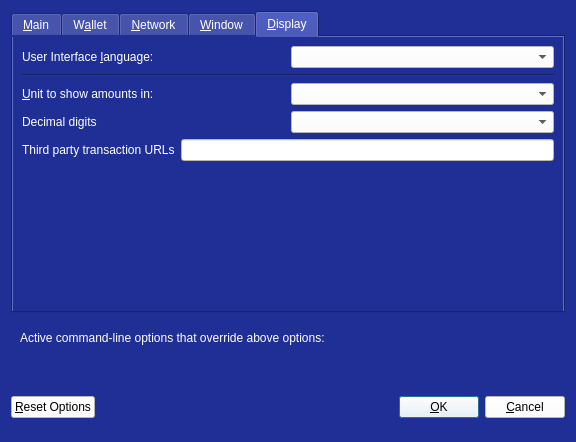
<?xml version="1.0" encoding="UTF-8"?>
<ui version="4.0">
 <class>OptionsDialog</class>
 <widget class="QDialog" name="OptionsDialog">
  <property name="geometry">
   <rect>
    <x>0</x>
    <y>0</y>
    <width>576</width>
    <height>442</height>
   </rect>
  </property>
  <property name="windowTitle">
   <string>Options</string>
  </property>
  <property name="styleSheet">
   <string notr="true">background-color: rgb(32, 47, 149);
color: rgb(255, 255, 255);
font: 57 8pt &quot;Dosis&quot;;</string>
  </property>
  <property name="modal">
   <bool>true</bool>
  </property>
  <layout class="QVBoxLayout" name="verticalLayout">
   <item>
    <widget class="QTabWidget" name="tabWidget">
     <property name="currentIndex">
      <number>4</number>
     </property>
     <widget class="QWidget" name="tabMain">
      <attribute name="title">
       <string>&amp;Main</string>
      </attribute>
      <layout class="QVBoxLayout" name="verticalLayout_Main">
       <item>
        <widget class="QCheckBox" name="bitcoinAtStartup">
         <property name="toolTip">
          <string>Automatically start Bitcoin Green after logging in to the system.</string>
         </property>
         <property name="text">
          <string>&amp;Start Bitcoin Green on system login</string>
         </property>
        </widget>
       </item>
       <item>
        <layout class="QHBoxLayout" name="horizontalLayout_2_Main">
         <item>
          <widget class="QLabel" name="databaseCacheLabel">
           <property name="text">
            <string>Size of &amp;database cache</string>
           </property>
           <property name="textFormat">
            <enum>Qt::PlainText</enum>
           </property>
           <property name="buddy">
            <cstring>databaseCache</cstring>
           </property>
          </widget>
         </item>
         <item>
          <widget class="QSpinBox" name="databaseCache">
           <property name="styleSheet">
            <string notr="true">background-color: rgb(255, 255, 255);
color: rgb(0, 0, 0);</string>
           </property>
          </widget>
         </item>
         <item>
          <widget class="QLabel" name="databaseCacheUnitLabel">
           <property name="text">
            <string>MB</string>
           </property>
           <property name="textFormat">
            <enum>Qt::PlainText</enum>
           </property>
          </widget>
         </item>
         <item>
          <spacer name="horizontalSpacer_2_Main">
           <property name="orientation">
            <enum>Qt::Horizontal</enum>
           </property>
           <property name="sizeHint" stdset="0">
            <size>
             <width>40</width>
             <height>20</height>
            </size>
           </property>
          </spacer>
         </item>
        </layout>
       </item>
       <item>
        <layout class="QHBoxLayout" name="horizontalLayout_3_Main">
         <item>
          <widget class="QLabel" name="threadsScriptVerifLabel">
           <property name="text">
            <string>Number of script &amp;verification threads</string>
           </property>
           <property name="textFormat">
            <enum>Qt::PlainText</enum>
           </property>
           <property name="buddy">
            <cstring>threadsScriptVerif</cstring>
           </property>
          </widget>
         </item>
         <item>
          <widget class="QSpinBox" name="threadsScriptVerif">
           <property name="toolTip">
            <string>(0 = auto, &lt;0 = leave that many cores free)</string>
           </property>
           <property name="styleSheet">
            <string notr="true">color: rgb(0, 0, 0);
background-color: rgb(255, 255, 255);</string>
           </property>
          </widget>
         </item>
         <item>
          <spacer name="horizontalSpacer_3_Main">
           <property name="orientation">
            <enum>Qt::Horizontal</enum>
           </property>
           <property name="sizeHint" stdset="0">
            <size>
             <width>40</width>
             <height>20</height>
            </size>
           </property>
          </spacer>
         </item>
        </layout>
       </item>
       <item>
        <spacer name="verticalSpacer_2">
         <property name="orientation">
          <enum>Qt::Vertical</enum>
         </property>
         <property name="sizeHint" stdset="0">
          <size>
           <width>20</width>
           <height>40</height>
          </size>
         </property>
        </spacer>
       </item>
      </layout>
     </widget>
     <widget class="QWidget" name="tabWallet">
      <attribute name="title">
       <string>W&amp;allet</string>
      </attribute>
      <layout class="QVBoxLayout" name="verticalLayout_Wallet">
       <item>
        <layout class="QHBoxLayout" name="horizontalLayout_2_Wallet">
         <item>
          <widget class="QLabel" name="labelStakeSplitThresholdText">
           <property name="text">
            <string>Stake split threshold:</string>
           </property>
          </widget>
         </item>
         <item>
          <widget class="QSpinBox" name="spinBoxStakeSplitThreshold">
           <property name="styleSheet">
            <string notr="true">background-color: rgb(255, 255, 255);
color: rgb(0, 0, 0);</string>
           </property>
           <property name="minimum">
            <number>1</number>
           </property>
           <property name="maximum">
            <number>999999</number>
           </property>
          </widget>
         </item>
        </layout>
       </item>
       <item>
        <widget class="QGroupBox" name="groupBox">
         <property name="title">
          <string>Expert</string>
         </property>
         <layout class="QVBoxLayout" name="verticalLayout_2">
          <item>
           <widget class="QCheckBox" name="coinControlFeatures">
            <property name="toolTip">
             <string>Whether to show coin control features or not.</string>
            </property>
            <property name="text">
             <string>Enable coin &amp;control features</string>
            </property>
           </widget>
          </item>
          <item>
           <widget class="QCheckBox" name="showMasternodesTab">
            <property name="toolTip">
             <string>Show additional tab listing all your masternodes in first sub-tab&lt;br/&gt;and all masternodes on the network in second sub-tab.</string>
            </property>
            <property name="text">
             <string>Show Masternodes Tab</string>
            </property>
           </widget>
          </item>
          <item>
           <widget class="QCheckBox" name="spendZeroConfChange">
            <property name="toolTip">
             <string>If you disable the spending of unconfirmed change, the change from a transaction&lt;br/&gt;cannot be used until that transaction has at least one confirmation.&lt;br/&gt;This also affects how your balance is computed.</string>
            </property>
            <property name="text">
             <string>&amp;Spend unconfirmed change</string>
            </property>
           </widget>
          </item>
         </layout>
        </widget>
       </item>
       <item>
        <spacer name="verticalSpacer_Wallet">
         <property name="orientation">
          <enum>Qt::Vertical</enum>
         </property>
         <property name="sizeHint" stdset="0">
          <size>
           <width>20</width>
           <height>40</height>
          </size>
         </property>
        </spacer>
       </item>
      </layout>
     </widget>
     <widget class="QWidget" name="tabNetwork">
      <attribute name="title">
       <string>&amp;Network</string>
      </attribute>
      <layout class="QVBoxLayout" name="verticalLayout_Network">
       <item>
        <widget class="QCheckBox" name="mapPortUpnp">
         <property name="toolTip">
          <string>Automatically open the Bitcoin Green client port on the router. This only works when your router supports UPnP and it is enabled.</string>
         </property>
         <property name="text">
          <string>Map port using &amp;UPnP</string>
         </property>
        </widget>
       </item>
       <item>
        <widget class="QCheckBox" name="allowIncoming">
         <property name="toolTip">
          <string>Accept connections from outside</string>
         </property>
         <property name="text">
          <string>Allow incoming connections</string>
         </property>
        </widget>
       </item>
       <item>
        <widget class="QCheckBox" name="connectSocks">
         <property name="toolTip">
          <string>Connect to the Bitcoin Green network through a SOCKS5 proxy.</string>
         </property>
         <property name="text">
          <string>&amp;Connect through SOCKS5 proxy (default proxy):</string>
         </property>
        </widget>
       </item>
       <item>
        <layout class="QHBoxLayout" name="horizontalLayout_1_Network">
         <item>
          <widget class="QLabel" name="proxyIpLabel">
           <property name="text">
            <string>Proxy &amp;IP:</string>
           </property>
           <property name="textFormat">
            <enum>Qt::PlainText</enum>
           </property>
           <property name="buddy">
            <cstring>proxyIp</cstring>
           </property>
          </widget>
         </item>
         <item>
          <widget class="QValidatedLineEdit" name="proxyIp">
           <property name="minimumSize">
            <size>
             <width>140</width>
             <height>0</height>
            </size>
           </property>
           <property name="maximumSize">
            <size>
             <width>140</width>
             <height>16777215</height>
            </size>
           </property>
           <property name="toolTip">
            <string>IP address of the proxy (e.g. IPv4: 127.0.0.1 / IPv6: ::1)</string>
           </property>
           <property name="styleSheet">
            <string notr="true">background-color: rgb(255, 255, 255);
color: rgb(0, 0, 0);</string>
           </property>
          </widget>
         </item>
         <item>
          <widget class="QLabel" name="proxyPortLabel">
           <property name="text">
            <string>&amp;Port:</string>
           </property>
           <property name="textFormat">
            <enum>Qt::PlainText</enum>
           </property>
           <property name="buddy">
            <cstring>proxyPort</cstring>
           </property>
          </widget>
         </item>
         <item>
          <widget class="QLineEdit" name="proxyPort">
           <property name="minimumSize">
            <size>
             <width>55</width>
             <height>0</height>
            </size>
           </property>
           <property name="maximumSize">
            <size>
             <width>55</width>
             <height>16777215</height>
            </size>
           </property>
           <property name="toolTip">
            <string>Port of the proxy (e.g. 9050)</string>
           </property>
           <property name="styleSheet">
            <string notr="true">color: rgb(0, 0, 0);
background-color: rgb(255, 255, 255);</string>
           </property>
          </widget>
         </item>
         <item>
          <spacer name="horizontalSpacer_1_Network">
           <property name="orientation">
            <enum>Qt::Horizontal</enum>
           </property>
           <property name="sizeHint" stdset="0">
            <size>
             <width>40</width>
             <height>20</height>
            </size>
           </property>
          </spacer>
         </item>
        </layout>
       </item>
       <item>
        <spacer name="verticalSpacer_Network">
         <property name="orientation">
          <enum>Qt::Vertical</enum>
         </property>
         <property name="sizeHint" stdset="0">
          <size>
           <width>20</width>
           <height>40</height>
          </size>
         </property>
        </spacer>
       </item>
      </layout>
     </widget>
     <widget class="QWidget" name="tabWindow">
      <attribute name="title">
       <string>&amp;Window</string>
      </attribute>
      <layout class="QVBoxLayout" name="verticalLayout_Window">
       <item>
        <widget class="QCheckBox" name="minimizeToTray">
         <property name="toolTip">
          <string>Show only a tray icon after minimizing the window.</string>
         </property>
         <property name="text">
          <string>&amp;Minimize to the tray instead of the taskbar</string>
         </property>
        </widget>
       </item>
       <item>
        <widget class="QCheckBox" name="minimizeOnClose">
         <property name="toolTip">
          <string>Minimize instead of exit the application when the window is closed. When this option is enabled, the application will be closed only after selecting Quit in the menu.</string>
         </property>
         <property name="text">
          <string>M&amp;inimize on close</string>
         </property>
        </widget>
       </item>
       <item>
        <spacer name="verticalSpacer_Window">
         <property name="orientation">
          <enum>Qt::Vertical</enum>
         </property>
         <property name="sizeHint" stdset="0">
          <size>
           <width>20</width>
           <height>40</height>
          </size>
         </property>
        </spacer>
       </item>
      </layout>
     </widget>
     <widget class="QWidget" name="tabDisplay">
      <attribute name="title">
       <string>&amp;Display</string>
      </attribute>
      <layout class="QVBoxLayout" name="verticalLayout_Display">
       <item>
        <layout class="QHBoxLayout" name="horizontalLayout_1_Display">
         <item>
          <widget class="QLabel" name="langLabel">
           <property name="text">
            <string>User Interface &amp;language:</string>
           </property>
           <property name="textFormat">
            <enum>Qt::PlainText</enum>
           </property>
           <property name="buddy">
            <cstring>lang</cstring>
           </property>
          </widget>
         </item>
         <item>
          <widget class="QValueComboBox" name="lang">
           <property name="toolTip">
            <string>The user interface language can be set here. This setting will take effect after restarting Bitcoin Green.</string>
           </property>
           <property name="styleSheet">
            <string notr="true">background-color: rgb(255, 255, 255);
color: rgb(0, 0, 0);</string>
           </property>
          </widget>
         </item>
        </layout>
       </item>
       <item>
        <widget class="Line" name="line">
         <property name="orientation">
          <enum>Qt::Horizontal</enum>
         </property>
        </widget>
       </item>
       <item>
        <layout class="QHBoxLayout" name="horizontalLayout_2_Display">
         <item>
          <widget class="QLabel" name="unitLabel">
           <property name="text">
            <string>&amp;Unit to show amounts in:</string>
           </property>
           <property name="textFormat">
            <enum>Qt::PlainText</enum>
           </property>
           <property name="buddy">
            <cstring>unit</cstring>
           </property>
          </widget>
         </item>
         <item>
          <widget class="QValueComboBox" name="unit">
           <property name="toolTip">
            <string>Choose the default subdivision unit to show in the interface and when sending coins.</string>
           </property>
           <property name="styleSheet">
            <string notr="true">color: rgb(0, 0, 0);
background-color: rgb(255, 255, 255);</string>
           </property>
          </widget>
         </item>
        </layout>
       </item>
       <item>
        <layout class="QHBoxLayout" name="horizontalLayout_5_Display">
         <item>
          <widget class="QLabel" name="digitsLabel">
           <property name="text">
            <string>Decimal digits</string>
           </property>
          </widget>
         </item>
         <item>
          <widget class="QValueComboBox" name="digits">
           <property name="styleSheet">
            <string notr="true">background-color: rgb(255, 255, 255);
color: rgb(0, 0, 0);</string>
           </property>
          </widget>
         </item>
        </layout>
       </item>
       <item>
        <layout class="QHBoxLayout" name="horizontalLayout_3_Display">
         <item>
          <widget class="QLabel" name="thirdPartyTxUrlsLabel">
           <property name="toolTip">
            <string>Third party URLs (e.g. a block explorer) that appear in the transactions tab as context menu items. %s in the URL is replaced by transaction hash. Multiple URLs are separated by vertical bar |.</string>
           </property>
           <property name="text">
            <string>Third party transaction URLs</string>
           </property>
           <property name="buddy">
            <cstring>thirdPartyTxUrls</cstring>
           </property>
          </widget>
         </item>
         <item>
          <widget class="QLineEdit" name="thirdPartyTxUrls">
           <property name="toolTip">
            <string>Third party URLs (e.g. a block explorer) that appear in the transactions tab as context menu items. %s in the URL is replaced by transaction hash. Multiple URLs are separated by vertical bar |.</string>
           </property>
           <property name="styleSheet">
            <string notr="true">background-color: rgb(255, 255, 255);
color: rgb(0, 0, 0);</string>
           </property>
          </widget>
         </item>
        </layout>
       </item>
       <item>
        <spacer name="verticalSpacer">
         <property name="orientation">
          <enum>Qt::Vertical</enum>
         </property>
         <property name="sizeHint" stdset="0">
          <size>
           <width>20</width>
           <height>40</height>
          </size>
         </property>
        </spacer>
       </item>
      </layout>
     </widget>
    </widget>
   </item>
   <item>
    <widget class="QFrame" name="frame">
     <layout class="QVBoxLayout" name="verticalLayout_Bottom">
      <item>
       <layout class="QHBoxLayout" name="horizontalLayout_Bottom">
        <item>
         <widget class="QLabel" name="overriddenByCommandLineInfoLabel">
          <property name="text">
           <string>Active command-line options that override above options:</string>
          </property>
          <property name="textFormat">
           <enum>Qt::PlainText</enum>
          </property>
         </widget>
        </item>
        <item>
         <spacer name="horizontalSpacer_Bottom">
          <property name="orientation">
           <enum>Qt::Horizontal</enum>
          </property>
          <property name="sizeHint" stdset="0">
           <size>
            <width>40</width>
            <height>20</height>
           </size>
          </property>
         </spacer>
        </item>
       </layout>
      </item>
      <item>
       <widget class="QLabel" name="overriddenByCommandLineLabel">
        <property name="text">
         <string/>
        </property>
        <property name="textFormat">
         <enum>Qt::PlainText</enum>
        </property>
        <property name="wordWrap">
         <bool>true</bool>
        </property>
       </widget>
      </item>
     </layout>
    </widget>
   </item>
   <item>
    <layout class="QHBoxLayout" name="horizontalLayout_Buttons">
     <item>
      <widget class="QPushButton" name="resetButton">
       <property name="toolTip">
        <string>Reset all client options to default.</string>
       </property>
       <property name="styleSheet">
        <string notr="true">background-color: rgb(255, 255, 255);
color: rgb(0, 0, 0);</string>
       </property>
       <property name="text">
        <string>&amp;Reset Options</string>
       </property>
       <property name="autoDefault">
        <bool>false</bool>
       </property>
      </widget>
     </item>
     <item>
      <spacer name="horizontalSpacer_1">
       <property name="orientation">
        <enum>Qt::Horizontal</enum>
       </property>
       <property name="sizeHint" stdset="0">
        <size>
         <width>40</width>
         <height>48</height>
        </size>
       </property>
      </spacer>
     </item>
     <item>
      <widget class="QLabel" name="statusLabel">
       <property name="minimumSize">
        <size>
         <width>200</width>
         <height>0</height>
        </size>
       </property>
       <property name="font">
        <font>
         <family>Dosis</family>
         <pointsize>8</pointsize>
         <weight>7</weight>
         <italic>false</italic>
         <bold>false</bold>
        </font>
       </property>
       <property name="text">
        <string/>
       </property>
       <property name="textFormat">
        <enum>Qt::PlainText</enum>
       </property>
       <property name="wordWrap">
        <bool>true</bool>
       </property>
      </widget>
     </item>
     <item>
      <spacer name="horizontalSpacer_2">
       <property name="orientation">
        <enum>Qt::Horizontal</enum>
       </property>
       <property name="sizeHint" stdset="0">
        <size>
         <width>40</width>
         <height>48</height>
        </size>
       </property>
      </spacer>
     </item>
     <item>
      <widget class="QPushButton" name="okButton">
       <property name="styleSheet">
        <string notr="true">background-color: rgb(255, 255, 255);
color: rgb(0, 0, 0);</string>
       </property>
       <property name="text">
        <string>&amp;OK</string>
       </property>
       <property name="autoDefault">
        <bool>false</bool>
       </property>
       <property name="default">
        <bool>true</bool>
       </property>
      </widget>
     </item>
     <item>
      <widget class="QPushButton" name="cancelButton">
       <property name="styleSheet">
        <string notr="true">background-color: rgb(255, 255, 255);
color: rgb(0, 0, 0);</string>
       </property>
       <property name="text">
        <string>&amp;Cancel</string>
       </property>
       <property name="autoDefault">
        <bool>false</bool>
       </property>
      </widget>
     </item>
    </layout>
   </item>
  </layout>
 </widget>
 <customwidgets>
  <customwidget>
   <class>QValidatedLineEdit</class>
   <extends>QLineEdit</extends>
   <header>qvalidatedlineedit.h</header>
  </customwidget>
  <customwidget>
   <class>QValueComboBox</class>
   <extends>QComboBox</extends>
   <header>qvaluecombobox.h</header>
  </customwidget>
 </customwidgets>
 <resources/>
 <connections/>
</ui>
